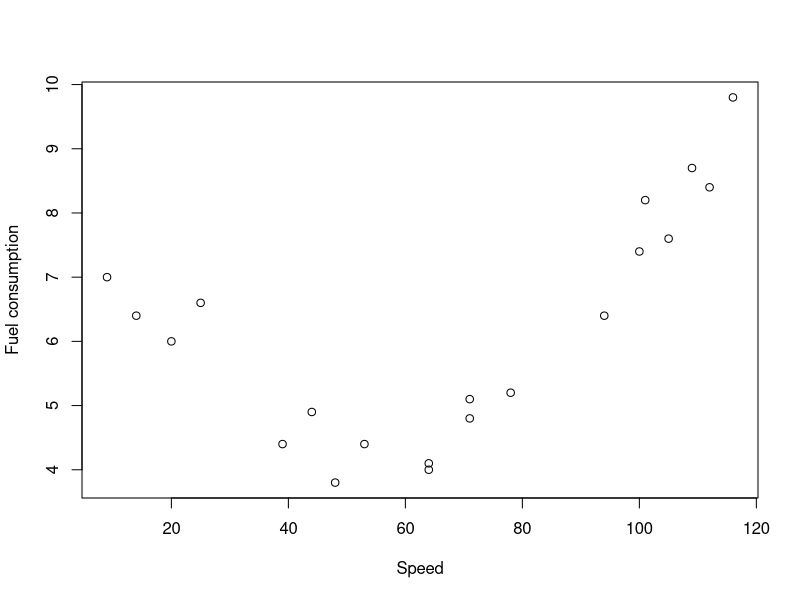
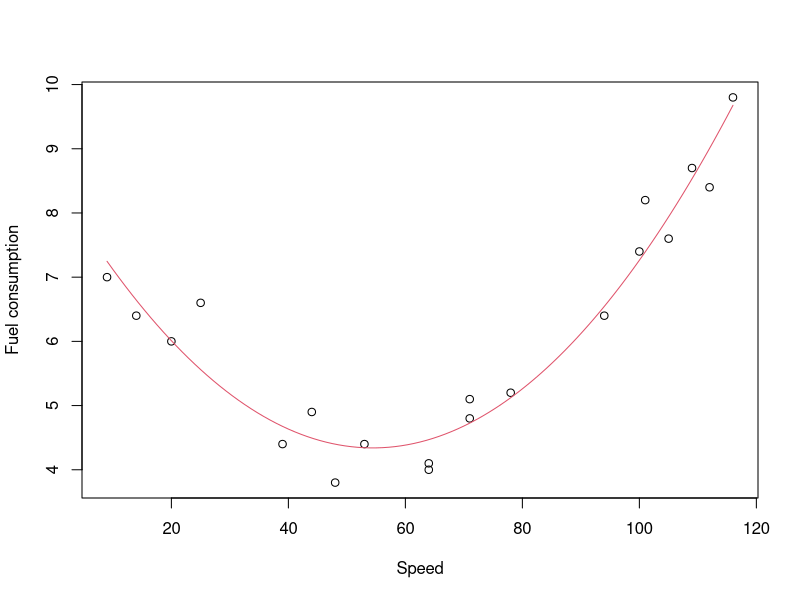

Generate these figures, in order, with R:

## ----------------------------------------------------------------------------
## Name: 01-intro.R
## Description: Script for Chapter 1 of "Notes for Predictive Modeling"
## Link: https://bookdown.org/egarpor/PM-UC3M/
## License: https://creativecommons.org/licenses/by-nc-nd/4.0/
## Author: Eduardo García-Portugués
## Version: 5.10.0
## ----------------------------------------------------------------------------

## ----install, eval = FALSE--------------------------------------------------------------
## # Installation of required packages
## packages <- c("MASS", "car", "readxl", "rgl", "rmarkdown", "nortest",
##               "latex2exp", "pca3d", "ISLR", "pls", "corrplot", "glmnet",
##               "mvtnorm", "biglm", "leaps", "lme4", "viridis", "ffbase",
##               "ks", "KernSmooth", "nor1mix", "np", "locfit",
##               "manipulate", "mice", "VIM", "nnet")
## install.packages(packages)

## ----library, eval = FALSE--------------------------------------------------------------
## # Load packages
## lapply(packages, library, character.only = TRUE)

## ----speedfuel, fig.cap = '(ref:speedfuel-title)'---------------------------------------
x <- c(64, 20, 14, 64, 44, 39, 25, 53, 48, 9, 100, 112, 78, 105, 116, 94, 71,
       71, 101, 109)
y <- c(4, 6, 6.4, 4.1, 4.9, 4.4, 6.6, 4.4, 3.8, 7, 7.4, 8.4, 5.2, 7.6, 9.8,
       6.4, 5.1, 4.8, 8.2, 8.7)
plot(x, y, xlab = "Speed", ylab = "Fuel consumption")

## ----abcx2------------------------------------------------------------------------------
# Estimates for a, b, and c
lm(y ~ x + I(x^2))

## ----fitparabola, fig.cap = '(ref:fitparabola-title)'-----------------------------------
plot(x, y, xlab = "Speed", ylab = "Fuel consumption")
curve(8.512421 - 0.153291 * x + 0.001408 * x^2, add = TRUE, col = 2)

